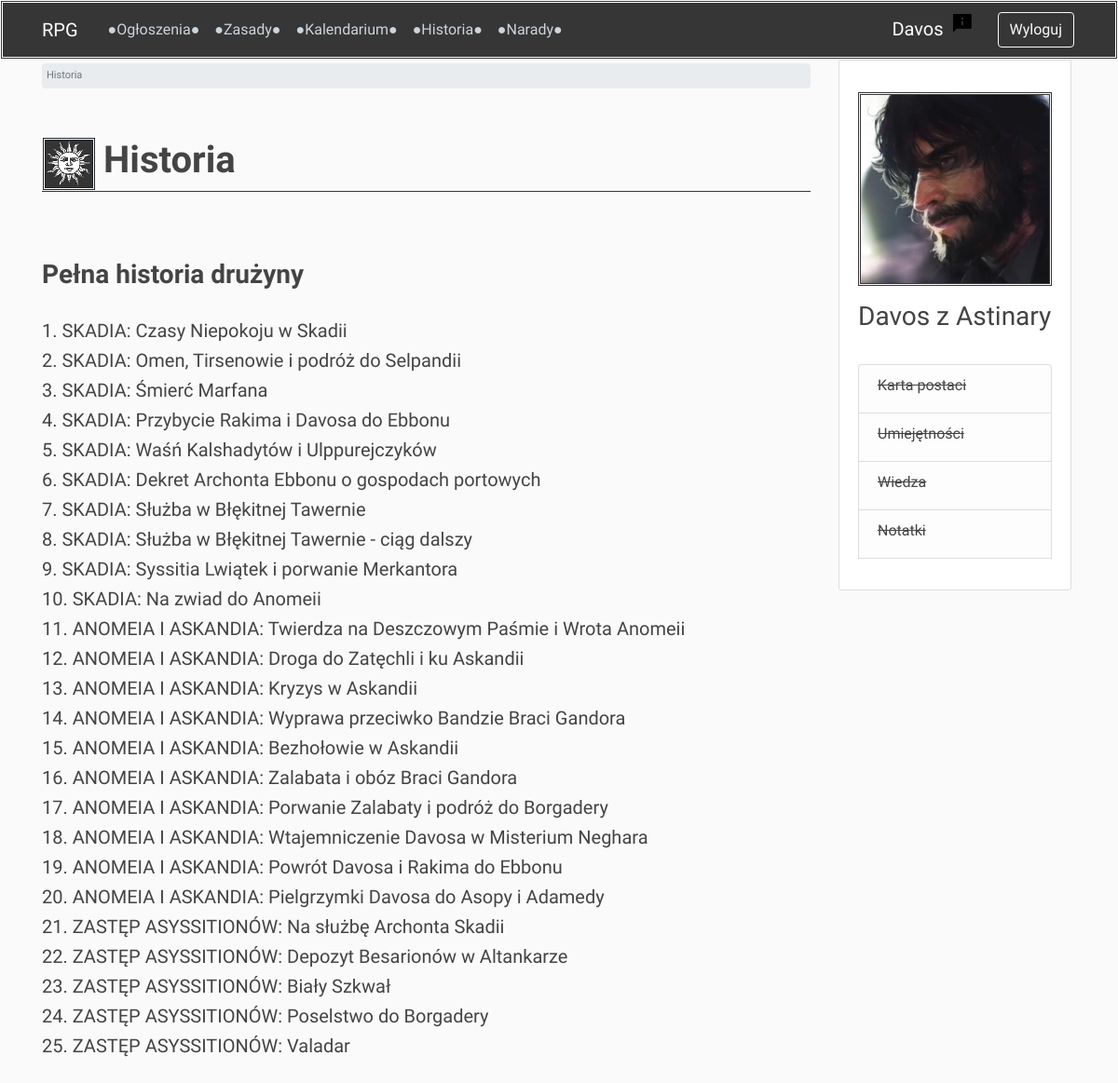
The app's page /timeline/chronicles_chapters/ (signed in) with its own data.
### users/models.py (models this page shows, shortened)
class Profile(models.Model):
    user = models.OneToOneField(User, on_delete=models.CASCADE)
    image = models.ImageField(default='profile_pics/default_profile.jpg', upload_to='profile_pics')
    character_name = models.CharField(max_length=50, default='')
    character_status = models.CharField(max_length=20, choices=STATUS, default='npc')
    class Meta:
        ordering = ['character_status', 'character_name']

### timeline/models.py (models this page shows, shortened)
class GameSession(models.Model):
    game_no = models.IntegerField(null=True)
    title = models.CharField(max_length=200, blank=True, null=True)
    date = models.DateField(blank=True, null=True)
    class Meta:
        ordering = ['game_no']

### timeline/views.py (the view)
# urls.py: path('chronicles_chapters/', chronicles_chapters_view, name='chronicles-chapters'),
@login_required
def chronicles_chapters_view(request):
    games = GameSession.objects.all()
    allowed_bios_list = [g for g in games if is_allowed_game(g, request.user.profile) and g.game_no < 0]
    allowed_games_list = [g for g in games if is_allowed_game(g, request.user.profile) and g.game_no > 0]
    context = {
        'page_title': 'Historia',
        'allowed_bios_list': allowed_bios_list,
        'allowed_games_list': allowed_games_list
    }
    return render(request, 'chronicles/chronicles_chapters.html', context)

### forum/templatetags/custom_filters.py (called while the page is built)
@register.filter
def get_first_word(text):
    return text.split(' ', 1)[0]

### timeline/views.py (called while the page is built)
def is_allowed_game(_game, profile):
    for event in _game.described_events.all():
        if profile in event.participants.all() or profile in event.informed.all() or profile.character_status == 'gm':
            return True
    return False

### timeline/templates/chronicles/chronicles_chapters.html (shortened to what this page needs)
{% extends 'base.html' %}
{% load custom_filters %}
{% load static %}
{% block breadcrumb %}
    <li class="breadcrumb-item active">{{ page_title }}</li>
{% endblock breadcrumb %}
{% block content %}
    <br>
    <br><br>
    <h3 class="unblue">
        <strong><a href="{% url 'chronicles-all' %}">Pełna historia drużyny</a></strong>
    </h3>
    <br>
    {% for game in allowed_games_list %}
        <tr>
            <td>
                <h5 class="unblue">
                    {{ forloop.counter }}.
                    <a href="{% url 'chronicles-one-chapter' game.id %}">{{ game.title }}</a>
                </h5>
            </td>
        </tr>
    {% endfor %}
    <br>
{% endblock content %}

### templates/navbar.html (shortened to what this page needs)
{% load custom_filters %}
{% load static %}
<header class="site-header">
    <nav class="navbar navbar-expand-md navbar-dark bg-navbar fixed-top">
        <div class="container">
            <span class="navbar-brand mr-4">RPG</span>
            <div class="collapse navbar-collapse" id="navbarSupportedContent">
                <div class="navbar-nav mr-auto">
                    <a class="nav-item nav-link " href="{% url 'news-list' %}">●Ogłoszenia●</a>
                    <a class="nav-item nav-link" href="{% url 'rules-main' %}">●Zasady●</a>
                    <a class="nav-item nav-link" href="{% url 'timeline-main' %}">●Kalendarium●</a>
                    <a class="nav-item nav-link" href="{% url 'chronicles-chapters' %}">●Historia●</a>
                    <a class="nav-item nav-link" href="{% url 'forum' %}">●Narady●</a>
                </div>
                <div class="navbar-nav">
                    {% if user.is_authenticated %}
                        {% if user.profile.character_name != '' %}
                            <a class="navbar-brand mr-2" href="/users/profile">{{ user.profile.character_name|get_first_word }}</a>
                            <a href="{% url 'report' %}"><img src="{% static 'img/report.png' %}" class="mr-4"></a>
                        {% else %}
                            <a class="navbar-brand mr-2" href="/users/profile">Uzupełnij profil</a>
                        {% endif %}
                        <a class="btn btn-outline-light btn-space" href="{% url 'logout' %}">Wyloguj</a>
                    {% else %}
                        <a class="btn btn-outline-light btn-space" href="{% url 'register' %}">Nowa postać</a>
                    {% endif %}
                </div>
            </div>
        </div>
    </nav>
</header>

### templates/sidebar.html (shortened to what this page needs)
{% if user.is_authenticated %}
<div class="col-md-3">
    <div class="content-section-sidebar">
        <br>
        <img class="account-img-sidebar border-double" src="{{ user.profile.image.url }}">
        <h3>{{ user.profile.character_name }}</h3>
        <p class='text-muted'></p>
        <ul class="list-group hover-pointer">
            <li class="list-group-item list-group-item-light" data-toggle="collapse" data-target="#character_sheet"><h6><strike>Karta postaci</strike></h6></li>
            <li class="list-group-item list-group-item-light" data-toggle="collapse" data-target="#skills"><h6><strike>Umiejętności</strike></h6></li>
            <li class="list-group-item list-group-item-light" data-toggle="collapse" data-target="#knowledge"><h6><strike>Wiedza</strike></h6></li>
            <li class="list-group-item list-group-item-light" data-toggle="collapse" data-target="#notes"><h6><strike>Notatki</strike></h6></li>
        </ul>
        <br>
    </div>
</div>
{% endif %}

### static/css/main.css (style rules this page uses)
body { background: #fafafa; margin-top: 4rem; }
h1, h2, h3, h4, h5, h6 { color: #444444; }
.bg-navbar { background-color: #363636; }
.site-header .navbar-nav .nav-link { color: #cbd5db; }
nav.navbar { border: double; border-color: white; }
.content-section-sidebar { width: 250px; background: #ffffff; padding: 10px 20px; border: 1px solid #dddddd; border-radius: 3px; margin-bottom: 20px; color: #363636; }
.account-img-sidebar { display: block; height: auto; width: 100%; margin-right: 20px; margin-bottom: 16px; }
* { font-family: 'IM Fell Great Primer', serif; }
.border-double { border-style: double; }
.btn-space { margin: 2px; }
.posts-and-news td, p { font-size: 20px; font-style: italic; vertical-align: top; padding: 5px; text-align: justify; }
.unblue a { color: #444444; }

### records on screen
GameSession: title "SKADIA: Czasy Niepokoju w Skadii"
GameSession: title "SKADIA: Omen, Tirsenowie i podróż do Selpandii"
GameSession: title "SKADIA: Śmierć Marfana"
GameSession: title "SKADIA: Przybycie Rakima i Davosa do Ebbonu"
GameSession: title "SKADIA: Waśń Kalshadytów i Ulppurejczyków"
GameSession: title "SKADIA: Dekret Archonta Ebbonu o gospodach portowych"
GameSession: title "SKADIA: Służba w Błękitnej Tawernie"
GameSession: title "SKADIA: Służba w Błękitnej Tawernie - ciąg dalszy"
GameSession: title "SKADIA: Syssitia Lwiątek i porwanie Merkantora"
GameSession: title "SKADIA: Na zwiad do Anomeii"
GameSession: title "ANOMEIA I ASKANDIA: Twierdza na Deszczowym Paśmie i Wrota Anomeii"
GameSession: title "ANOMEIA I ASKANDIA: Droga do Zatęchli i ku Askandii"
GameSession: title "ANOMEIA I ASKANDIA: Kryzys w Askandii"
GameSession: title "ANOMEIA I ASKANDIA: Wyprawa przeciwko Bandzie Braci Gandora"
GameSession: title "ANOMEIA I ASKANDIA: Bezhołowie w Askandii"
GameSession: title "ANOMEIA I ASKANDIA: Zalabata i obóz Braci Gandora"
GameSession: title "ANOMEIA I ASKANDIA: Porwanie Zalabaty i podróż do Borgadery"
GameSession: title "ANOMEIA I ASKANDIA: Wtajemniczenie Davosa w Misterium Neghara"
GameSession: title "ANOMEIA I ASKANDIA: Powrót Davosa i Rakima do Ebbonu"
GameSession: title "ANOMEIA I ASKANDIA: Pielgrzymki Davosa do Asopy i Adamedy"
GameSession: title "ZASTĘP ASYSSITIONÓW: Na służbę Archonta Skadii"
GameSession: title "ZASTĘP ASYSSITIONÓW: Depozyt Besarionów w Altankarze"
GameSession: title "ZASTĘP ASYSSITIONÓW: Biały Szkwał"
GameSession: title "ZASTĘP ASYSSITIONÓW: Poselstwo do Borgadery"
GameSession: title "ZASTĘP ASYSSITIONÓW: Valadar"

### other values on screen
{{ user.profile.character_name|get_first_word }} "Davos"
{{ page_title }} "Historia"
{{ page_title|linebreaksbr }} "Historia"
{{ user.profile.character_name }} "Davos z Astinary"
